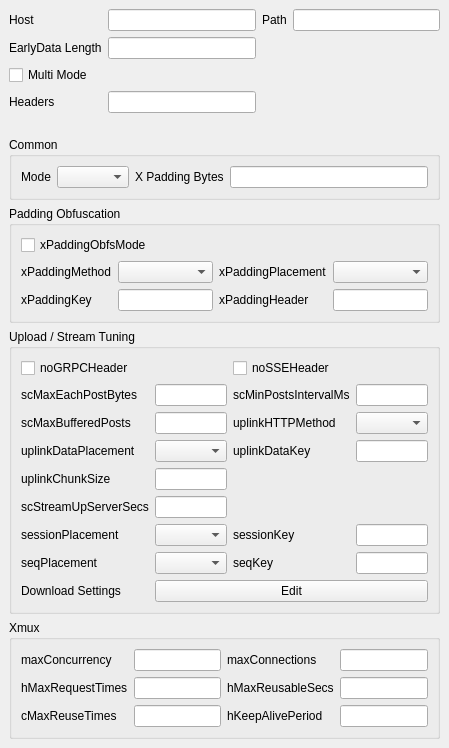
           <widget class="QWidget" name="xray_network_scroll_contents">
            <property name="geometry">
             <rect>
              <x>0</x>
              <y>0</y>
              <width>16</width>
              <height>16</height>
             </rect>
            </property>
            <layout class="QVBoxLayout" name="verticalLayout_xray_network_scroll">
             <property name="leftMargin">
              <number>0</number>
             </property>
             <property name="topMargin">
              <number>0</number>
             </property>
             <property name="rightMargin">
              <number>0</number>
             </property>
             <property name="bottomMargin">
              <number>0</number>
             </property>
             <item>
              <widget class="QWidget" name="xray_common_box" native="true">
               <layout class="QGridLayout" name="gridLayout_11">
                <item row="0" column="0">
                 <widget class="QLabel" name="xray_host_l">
                  <property name="text">
                   <string>Host</string>
                  </property>
                 </widget>
                </item>
                <item row="3" column="0">
                 <widget class="QLabel" name="xray_headers_l">
                  <property name="text">
                   <string>Headers</string>
                  </property>
                 </widget>
                </item>
                <item row="0" column="1">
                 <widget class="QLineEdit" name="xray_host"/>
                </item>
                <item row="0" column="3">
                 <widget class="QLineEdit" name="xray_path"/>
                </item>
                <item row="3" column="1">
                 <widget class="QLineEdit" name="xray_headers"/>
                </item>
                <item row="0" column="2">
                 <widget class="QLabel" name="xray_path_l">
                  <property name="text">
                   <string>Path</string>
                  </property>
                 </widget>
                </item>
                <item row="1" column="0">
                 <widget class="QLabel" name="xray_ed_label">
                  <property name="text">
                   <string>EarlyData Length</string>
                  </property>
                 </widget>
                </item>
                <item row="1" column="1">
                 <widget class="QLineEdit" name="xray_ed_length"/>
                </item>
                <item row="2" column="0">
                 <widget class="QCheckBox" name="xray_multi_mode">
                  <property name="text">
                   <string>Multi Mode</string>
                  </property>
                 </widget>
                </item>
               </layout>
              </widget>
             </item>
             <item>
              <widget class="QWidget" name="xray_xhttp_box" native="true">
               <property name="sizePolicy">
                <sizepolicy hsizetype="Expanding" vsizetype="Preferred">
                 <horstretch>0</horstretch>
                 <verstretch>0</verstretch>
                </sizepolicy>
               </property>
               <layout class="QVBoxLayout" name="verticalLayout_xray_xhttp">
                <item>
             <widget class="QGroupBox" name="xray_xhttp_common_box">
              <property name="sizePolicy">
               <sizepolicy hsizetype="Expanding" vsizetype="Maximum">
                <horstretch>0</horstretch>
                <verstretch>0</verstretch>
               </sizepolicy>
              </property>
              <property name="title">
               <string>Common</string>
              </property>
              <layout class="QGridLayout" name="gridLayout_xray_xhttp_common">
               <item row="0" column="0">
                <widget class="QLabel" name="label_21">
                 <property name="text">
                  <string>Mode</string>
                 </property>
                </widget>
               </item>
               <item row="0" column="1">
                <widget class="QComboBox" name="xray_mode"/>
               </item>
               <item row="0" column="2">
                <widget class="QLabel" name="label_23">
                 <property name="text">
                  <string>X Padding Bytes</string>
                 </property>
                </widget>
               </item>
               <item row="0" column="3">
                <widget class="QLineEdit" name="xray_xpaddingbytes"/>
               </item>
              </layout>
             </widget>
            </item>
            <item>
             <widget class="QGroupBox" name="xray_xhttp_padding_box">
              <property name="sizePolicy">
               <sizepolicy hsizetype="Expanding" vsizetype="Maximum">
                <horstretch>0</horstretch>
                <verstretch>0</verstretch>
               </sizepolicy>
              </property>
              <property name="title">
               <string>Padding Obfuscation</string>
              </property>
              <layout class="QGridLayout" name="gridLayout_xray_xhttp_padding">
               <item row="0" column="0" colspan="4">
                <widget class="QCheckBox" name="xray_xpadding_obfs_mode">
                 <property name="text">
                  <string>xPaddingObfsMode</string>
                 </property>
                </widget>
               </item>
               <item row="1" column="0">
                <widget class="QLabel" name="label_xpadding_method">
                 <property name="text">
                  <string>xPaddingMethod</string>
                 </property>
                </widget>
               </item>
               <item row="1" column="1">
                <widget class="QComboBox" name="xray_xpadding_method"/>
               </item>
               <item row="1" column="2">
                <widget class="QLabel" name="label_xpadding_placement">
                 <property name="text">
                  <string>xPaddingPlacement</string>
                 </property>
                </widget>
               </item>
               <item row="1" column="3">
                <widget class="QComboBox" name="xray_xpadding_placement"/>
               </item>
               <item row="2" column="0">
                <widget class="QLabel" name="label_xpadding_key">
                 <property name="text">
                  <string>xPaddingKey</string>
                 </property>
                </widget>
               </item>
               <item row="2" column="1">
                <widget class="QLineEdit" name="xray_xpadding_key"/>
               </item>
               <item row="2" column="2">
                <widget class="QLabel" name="label_xpadding_header">
                 <property name="text">
                  <string>xPaddingHeader</string>
                 </property>
                </widget>
               </item>
               <item row="2" column="3">
                <widget class="QLineEdit" name="xray_xpadding_header"/>
               </item>
              </layout>
             </widget>
            </item>
            <item>
             <widget class="QGroupBox" name="xray_xhttp_packet_box">
              <property name="sizePolicy">
               <sizepolicy hsizetype="Expanding" vsizetype="Maximum">
                <horstretch>0</horstretch>
                <verstretch>0</verstretch>
               </sizepolicy>
              </property>
              <property name="title">
               <string>Upload / Stream Tuning</string>
              </property>
              <layout class="QGridLayout" name="gridLayout_xray_xhttp_packet">
               <item row="1" column="0">
                <widget class="QLabel" name="label_24">
                 <property name="text">
                  <string>scMaxEachPostBytes</string>
                 </property>
                </widget>
               </item>
               <item row="1" column="1">
                <widget class="QLineEdit" name="xray_scMaxEachPostBytes"/>
               </item>
               <item row="1" column="2">
                <widget class="QLabel" name="label_25">
                 <property name="text">
                  <string>scMinPostsIntervalMs</string>
                 </property>
                </widget>
               </item>
               <item row="1" column="3">
                <widget class="QLineEdit" name="xray_scMinPostsIntervalMs"/>
               </item>
               <item row="2" column="0">
                <widget class="QLabel" name="xray_scMaxBufferedPosts_l">
                 <property name="text">
                  <string>scMaxBufferedPosts</string>
                 </property>
                </widget>
               </item>
               <item row="2" column="1">
                <widget class="QLineEdit" name="xray_scMaxBufferedPosts"/>
               </item>
               <item row="2" column="2">
                <widget class="QLabel" name="xray_uplink_http_method_l">
                 <property name="text">
                  <string>uplinkHTTPMethod</string>
                 </property>
                </widget>
               </item>
               <item row="2" column="3">
                <widget class="QComboBox" name="xray_uplink_http_method"/>
               </item>
               <item row="3" column="0">
                <widget class="QLabel" name="xray_uplink_data_placement_l">
                 <property name="text">
                  <string>uplinkDataPlacement</string>
                 </property>
                </widget>
               </item>
               <item row="3" column="1">
                <widget class="QComboBox" name="xray_uplink_data_placement"/>
               </item>
               <item row="3" column="2">
                <widget class="QLabel" name="xray_uplink_data_key_l">
                 <property name="text">
                  <string>uplinkDataKey</string>
                 </property>
                </widget>
               </item>
               <item row="3" column="3">
                <widget class="QLineEdit" name="xray_uplink_data_key"/>
               </item>
               <item row="4" column="0">
                <widget class="QLabel" name="xray_uplink_chunk_size_l">
                 <property name="text">
                  <string>uplinkChunkSize</string>
                 </property>
                </widget>
               </item>
               <item row="4" column="1">
                <widget class="QLineEdit" name="xray_uplink_chunk_size"/>
               </item>
               <item row="0" column="0" colspan="2">
                <widget class="QCheckBox" name="xray_no_grpc">
                 <property name="text">
                  <string>noGRPCHeader</string>
                 </property>
                </widget>
               </item>
               <item row="0" column="2" colspan="2">
                <widget class="QCheckBox" name="xray_no_sse">
                 <property name="text">
                  <string>noSSEHeader</string>
                 </property>
                </widget>
               </item>
               <item row="5" column="0">
                <widget class="QLabel" name="xray_scStreamUpServerSecs_l">
                 <property name="text">
                  <string>scStreamUpServerSecs</string>
                 </property>
                </widget>
               </item>
               <item row="5" column="1">
                <widget class="QLineEdit" name="xray_scStreamUpServerSecs"/>
               </item>
               <item row="6" column="0">
                <widget class="QLabel" name="xray_session_placement_l">
                 <property name="text">
                  <string>sessionPlacement</string>
                 </property>
                </widget>
               </item>
               <item row="6" column="1">
                <widget class="QComboBox" name="xray_session_placement"/>
               </item>
               <item row="6" column="2">
                <widget class="QLabel" name="xray_session_key_l">
                 <property name="text">
                  <string>sessionKey</string>
                 </property>
                </widget>
               </item>
               <item row="6" column="3">
                <widget class="QLineEdit" name="xray_session_key"/>
               </item>
               <item row="7" column="0">
                <widget class="QLabel" name="xray_seq_placement_l">
                 <property name="text">
                  <string>seqPlacement</string>
                 </property>
                </widget>
               </item>
               <item row="7" column="1">
                <widget class="QComboBox" name="xray_seq_placement"/>
               </item>
               <item row="7" column="2">
                <widget class="QLabel" name="xray_seq_key_l">
                 <property name="text">
                  <string>seqKey</string>
                 </property>
                </widget>
               </item>
               <item row="7" column="3">
                <widget class="QLineEdit" name="xray_seq_key"/>
               </item>
               <item row="8" column="0">
                <widget class="QLabel" name="label_32">
                 <property name="text">
                  <string>Download Settings</string>
                 </property>
                </widget>
               </item>
               <item row="8" column="1" colspan="3">
                <widget class="QPushButton" name="xray_downloadsettings_edit">
                 <property name="text">
                  <string>Edit</string>
                 </property>
                </widget>
               </item>
              </layout>
             </widget>
            </item>
            <item>
             <widget class="QGroupBox" name="xray_xhttp_xmux_box">
              <property name="sizePolicy">
               <sizepolicy hsizetype="Expanding" vsizetype="Maximum">
                <horstretch>0</horstretch>
                <verstretch>0</verstretch>
               </sizepolicy>
              </property>
              <property name="title">
               <string>Xmux</string>
              </property>
              <layout class="QGridLayout" name="gridLayout_xray_xhttp_xmux">
               <item row="0" column="0">
                <widget class="QLabel" name="label_26">
                 <property name="text">
                  <string>maxConcurrency</string>
                 </property>
                </widget>
               </item>
               <item row="0" column="1">
                <widget class="QLineEdit" name="xray_max_concurrency"/>
               </item>
               <item row="0" column="2">
                <widget class="QLabel" name="label_31">
                 <property name="text">
                  <string>maxConnections</string>
                 </property>
                </widget>
               </item>
               <item row="0" column="3">
                <widget class="QLineEdit" name="xray_max_connections"/>
               </item>
               <item row="1" column="0">
                <widget class="QLabel" name="label_27">
                 <property name="text">
                  <string>hMaxRequestTimes</string>
                 </property>
                </widget>
               </item>
               <item row="1" column="1">
                <widget class="QLineEdit" name="xray_hMaxRequestTimes"/>
               </item>
               <item row="1" column="2">
                <widget class="QLabel" name="label_28">
                 <property name="text">
                  <string>hMaxReusableSecs</string>
                 </property>
                </widget>
               </item>
               <item row="1" column="3">
                <widget class="QLineEdit" name="xray_hMaxReusableSecs"/>
               </item>
               <item row="2" column="0">
                <widget class="QLabel" name="label_29">
                 <property name="text">
                  <string>cMaxReuseTimes</string>
                 </property>
                </widget>
               </item>
               <item row="2" column="1">
                <widget class="QLineEdit" name="xray_max_reuse_times"/>
               </item>
               <item row="2" column="2">
                <widget class="QLabel" name="label_30">
                 <property name="text">
                  <string>hKeepAlivePeriod</string>
                 </property>
                </widget>
               </item>
               <item row="2" column="3">
                <widget class="QLineEdit" name="xray_keep_alive_period"/>
               </item>
              </layout>
             </widget>
                </item>
               </layout>
              </widget>
             </item>
            </layout>
           </widget>
